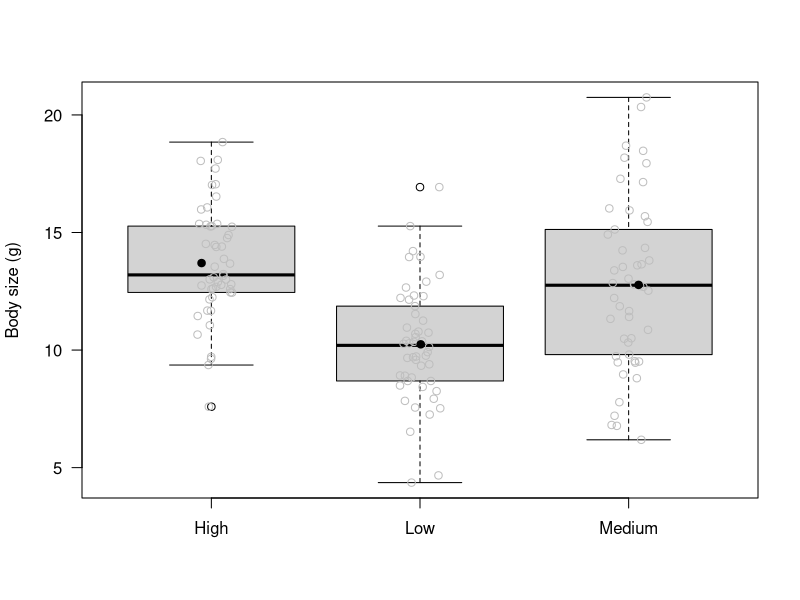

This chart was generated by the following R code: (Note: this script raises an error after producing the figure.)
rm(list = ls())

##ANOVA from simluated data##


set.seed(100)
groups <-  as.factor(rep(c("Low", "Medium", "High"), each=50))
x <-  c(rnorm(50, 10, 3), rnorm(50, 13, 3), rnorm(50, 14, 3))
plot(groups, x, las=1, xlab="",
     ylab="Body size (g)")

###How to also add the points to the boxplot##
stripchart(x ~ groups,
           data = NULL,
           method = "jitter",
           pch = 1, col = "grey",
           vertical = TRUE,
           add = TRUE)
##Now we include also the means of each group in black 
meanbygroup <- aggregate(x~groups, FUN=mean)
stripchart(meanbygroup$x ~ meanbygroup$groups,
           data = NULL,
           method = "jitter",
           pch = 19, col = "black",
           vertical = TRUE,
           add = TRUE)

##Let's perform the ANOVA!!!##

m = lm(x~groups)
myanova <- anova(m)

#Calculating the sum of squares of our ANOVA
SS_T <-  myanova$`Sum Sq`[1] + myanova$`Sum Sq`[2]

##Total variance of my model##
tot_var <- SS_T/sum(myanova$Df)
var(x) ## we can check that it's the same variance as the previous line

##We can know how much the groups explain the total variance we have##

groups_var <- myanova$`Sum Sq`[1]
propvar_groups <- groups_var/SS_T ##21% of the variance is explained by the groups  

##Summary of the anova##
summary(m)

##In this case the control group is "High" because of the alphabetic order
##So the anova will first calculate the estimated mean of this factor
##The next two estimates is the comparison between the first estimated factor and
##the on that we first estimated (to see if there is a difference)

###We can change the order in which we want the factors to be assessed:
groups <-  factor(groups, levels=c("Low", "Medium", "High"))
m <- lm(x~groups)
summary(m)

##This is interesting because in essence we don't end up having a pairwise 
##one-on-one analysis with the anova so it is indeed necessary to perform a 
##post-hoc if we want to have that full information afterwards

##if we want to only extract the mean of each group we can do it as follows: 

m <-  lm(x ~ groups - 1) #The minus 1 here removes the intercept
summary(m)$coef
confint(m) #confindence interval of m



####Two-way ANOVA####
##Load dataset##

dat <- read.csv("butterflies.csv", sep = ";",stringsAsFactors=T) #dataset
#We add a letter to maternal and larval to merge them but knowing if they are maternal
#Or larval host. We thus create 4 groups in total
dat$MaternalHost <-  paste0(datt$MaternalHost, "M") #Add a letter to maternal
dat$LarvalHost <-  paste0(dat$LarvalHost, "L") #Add letter to Larval
means <-  tapply(dat$DevelopmentTime, list(dat$MaternalHost, dat$LarvalHost), mean)
means

##Plot of devlopmental time (days)##
{
par(pty = "s", xpd = T)
plot(means[1,], type = "b", ylim = c(min(means)-1, max(means)+1),
     ylab = "Devlopmental time (days)", las = 1, xlab = "Larval Host",
     xaxt = "n", xlim = c(0.75,2.25), cex.lab = 1.5)
segments(x0 = 1, x1 = 1, y0 = min(means)-1.5, y1 = min(means)-1.75)
segments(x0 = 2, x1 = 2, y0 = min(means)-1.5, y1 = min(means)-1.75)
text(1, min(means)-2.5, "Barbarea", cex = 1.1)
text(2, min(means)-2.5, "Berteroa", cex = 1.1)
lines(means[2,], type = "b", lty = 2, pch = 16)

legend("topleft", pch = c(1, 16), legend = c("Barbarea", "Berteroa"),
       title  = "Maternal host", bty = "n", 
       inset = 0.1)
}

devtm <- lm(dat$DevelopmentTime~dat$LarvalHost*dat$MaternalHost)
summary(devtm)
par(mfrow = c(2,2))
plot(devtm)
par(mfrow = c(1,1))
hist(dat$DevelopmentTime) ##Not normally distributed, looks horrible

##Plot of adult weight (g)##
meansAW <- tapply(dat$AdultWeight, list(dat$MaternalHost, dat$LarvalHost), mean)
{
  par(pty = "s", xpd = T)
  plot(meansAW[1,], type = "b", ylim = c(min(meansAW)-1, max(meansAW)+1),
       ylab = "Adult Weight (g)", las = 1, xlab = "Larval Host",
       xaxt = "n", xlim = c(0.75,2.25), cex.lab = 1.5)
  segments(x0 = 1, x1 = 1, y0 = min(meansAW)-2.5, y1 = min(meansAW)-1.75)
  segments(x0 = 2, x1 = 2, y0 = min(meansAW)-2.5, y1 = min(meansAW)-1.75)
  text(1, min(meansAW)-3.5, "Barbarea", cex = 1.1)
  text(2, min(meansAW)-3.5, "Berteroa", cex = 1.1)
  lines(meansAW[2,], type = "b", lty = 2, pch = 16)
  legend("topright", pch = c(1, 16), legend = c("Barbarea", "Berteroa"),
         title  = "Maternal host", bty = "n", 
         inset = 0.1)
}
AWm <- lm(dat$AdultWeight~dat$LarvalHost*dat$MaternalHost)
summary(AWm)
par(mfrow = c(2,2))
plot(AWm)
par(mfrow = c(1,1))
hist(dat$AdultWeight)

##Plot of growth date g.day-1)##
meansGR <- tapply(dat$GrowthRate, list(dat$MaternalHost, dat$LarvalHost), mean)

{
  par(pty = "s", xpd = T)
  plot(meansGR[1,], type = "b", ylim = c(min(meansGR), max(meansGR)),
       ylab = expression("Growth rate (g.days"^-1~")"), las = 1, xlab = "Larval Host",
       xaxt = "n", xlim = c(0.75,2.25), cex.lab = 1.5)
  segments(x0 = 1, x1 = 1, y0 = min(meansGR)-0.0025, y1 = min(meansGR)-0.0012)
  segments(x0 = 2, x1 = 2, y0 = min(meansGR)-0.0025, y1 = min(meansGR)-0.0012)
  text(1, min(meansGR)-0.004, "Barbarea", cex = 1.1)
  text(2, min(meansGR)-0.004, "Berteroa", cex = 1.1)
  lines(meansGR[2,], type = "b", lty = 2, pch = 16)

  legend("bottomleft", pch = c(1, 16), legend = c("Barbarea", "Berteroa"),
         title  = "Maternal host", bty = "n", 
         inset = 0.1)
}
devGRm <- lm(dat$GrowthRate~dat$LarvalHost*dat$MaternalHost)
summary(devGRm)

# plot(dat$DevelopmentTime~dat$LarvalHost*dat$MaternalHost)
